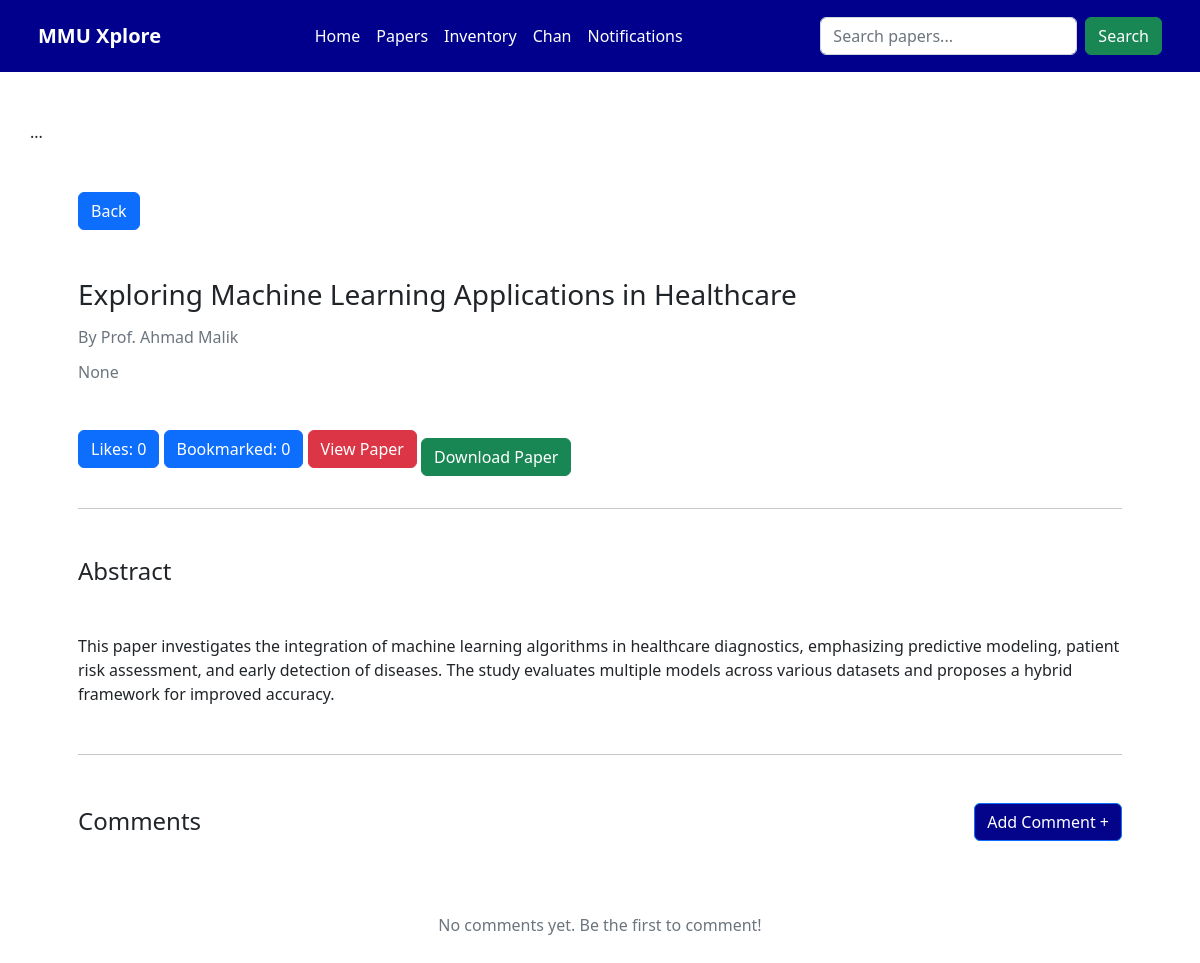
/view_research_paper/11/ (signed in), run on an earlier commit of the app's database.
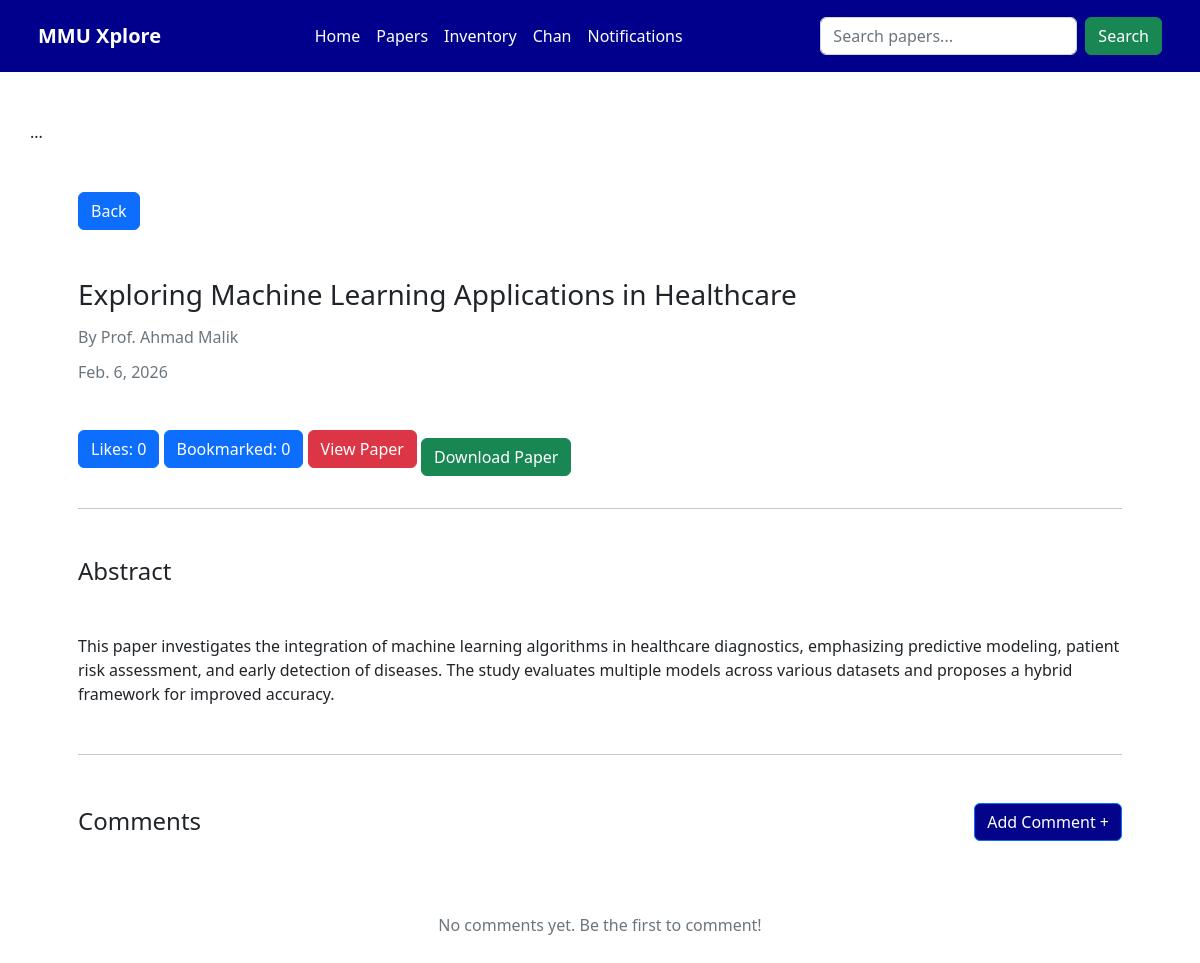
And on a later commit of the database.
### myapp/models.py (models this page shows, shortened)
class ResearchPaper(models.Model):
    PAPER_STATUS_CHOICES = [
        ('pending', 'Pending'),
        ('approved', 'Approved'),
        ('rejected', 'Rejected'),
    ]
    paper_id = models.AutoField(primary_key=True)
    researcher_id = models.ForeignKey(Researcher, on_delete=models.CASCADE)
    prog_coor_id = models.ForeignKey(ProgrammeCoordinator, on_delete=models.SET_NULL, null=True, blank=True)
    paper_title = models.CharField(max_length=250)
    paper_category = models.CharField(max_length=100)
    paper_desc = models.TextField()
    paper_doi = models.CharField(max_length=100, blank=True, verbose_name="DOI")
    paper_pdf = models.FileField(upload_to='research_papers/')
    paper_status = models.CharField(max_length=20, choices=PAPER_STATUS_CHOICES, default='Pending')
    paper_coauthor = models.ManyToManyField(User, related_name='coauthored_papers', blank=True)
    total_bookmarked = models.IntegerField(default=0)
    total_likes = models.IntegerField(default=0)
    published_date = models.DateField(null=True, blank=True)
    last_updated = models.DateTimeField(auto_now=True)

### myapp/views.py (the view)
# urls.py: path('view_research_paper/<int:paper_id>/', views.view_research_paper, name='view_research_paper'),
def view_research_paper(request, paper_id):
    research_papers = ResearchPaper.objects.get(paper_id=paper_id)
    researcher = research_papers.researcher_id
    researchname = researcher.user_id.fullname
    comments = Comment.objects.filter(paper_id=research_papers)
    user_name = request.session.get('user_name', 'Guest')
    notifications = Notification.objects.filter(user_id__fullname=user_name).order_by('-created_at') if user_name != 'Guest' else []
    if user_name != 'Guest':
        is_admin = Admin.objects.filter(user_name=user_name).exists()
    return render(request , 'view_research_paper.html', {'user_name': user_name , 'research_papers': research_papers , 'researcher': researcher , 'is_admin': is_admin ,'researchname': researchname, 'comments': comments , 'notifications': notifications } )

### myapp/views.py (called while the page is built)
def notification_context(request):
    user_name = request.session.get('user_name', 'Guest')
    user_id = request.session.get('user_id')
    read_ids = request.session.get('read_notifications', [])
    notifications = [] # This will essentially be "unread_notifications" for the navbar
    if user_id:
        all_notifs = Notification.objects.filter(user_id_id=user_id).order_by('-created_at')
        notifications = [n for n in all_notifs if n.notify_id not in read_ids]
    elif user_name != 'Guest':
         user = User.objects.filter(fullname=user_name).first()
         if user:
             all_notifs = Notification.objects.filter(user_id=user).order_by('-created_at')
             notifications = [n for n in all_notifs if n.notify_id not in read_ids]
    return {'notifications': notifications}

### myapp/templates/view_research_paper.html (shortened to what this page needs)
<!DOCTYPE html>
<html lang="en">
<head>
    <link href="https://cdn.jsdelivr.net/npm/bootstrap@5.2.3/dist/css/bootstrap.min.css" rel="stylesheet"
>
    <link rel="stylesheet" href="https://cdn.jsdelivr.net/npm/bootstrap-icons@1.11.1/font/bootstrap-icons.css">
</head>
<body>
    {% if is_admin %}
    {% include 'components/admin_navbar.html' %}
    {% else %}
    {% include 'components/student_navbar.html' %}
    {% endif %}
    <div class="container  p-5 ">
        <a class="btn btn-primary mb-5" href="{% url 'researchpaper' %}">Back</a>
        <h3 class="mb-3">{{ research_papers.paper_title }}</h3>
        <h6 class="text-muted mb-3">By {{ researchname }}</h6>
        <h6 class="text-muted mb-5">{{ research_papers.published_date }}</h6>
        <a class=" btn btn-primary mb-3"> Likes: {{ research_papers.total_likes }}</a>
        <a class=" btn btn-primary mb-3"> Bookmarked: {{ research_papers.total_bookmarked }}</a>
        <button type="button" class="btn btn-danger mb-3" data-bs-toggle="modal" data-bs-target="#pdfModal">
            View Paper
        </button>
        <a class="btn btn-success" href="{{ research_papers.paper_file.url }}" download>Download Paper</a>
        <hr class="my-4">
        <h4 class="mt-5">Abstract</h4>
        <p class="mt-5 mb-5">{{ research_papers.paper_desc }}</p>
        <hr class="my-4">
        <div class="row align-items-center mt-5">
            <div class="d-flex justify-content-between align-items-center">
                <h4 class="mb-0">Comments</h4>
                <a href="" class="btn btn-primary " style="background-color: rgb(4, 4, 138);" data-bs-toggle="modal"
                    data-bs-target="#addComment">Add Comment +</a>
            </div>
            <div class="col-12 mt-4">
                {% if comments.count == 0 %}
                <p class="text-muted p-5 text-center">No comments yet. Be the first to comment!</p>
                {% endif %}
            </div>
        </div>
    </div>
</body>
</html>

What changed in the data, as far as the page shows it:
changed ResearchPaper "Exploring Machine Learning Applications in Healthcare": published_date "None" → "Feb. 6, 2026"
